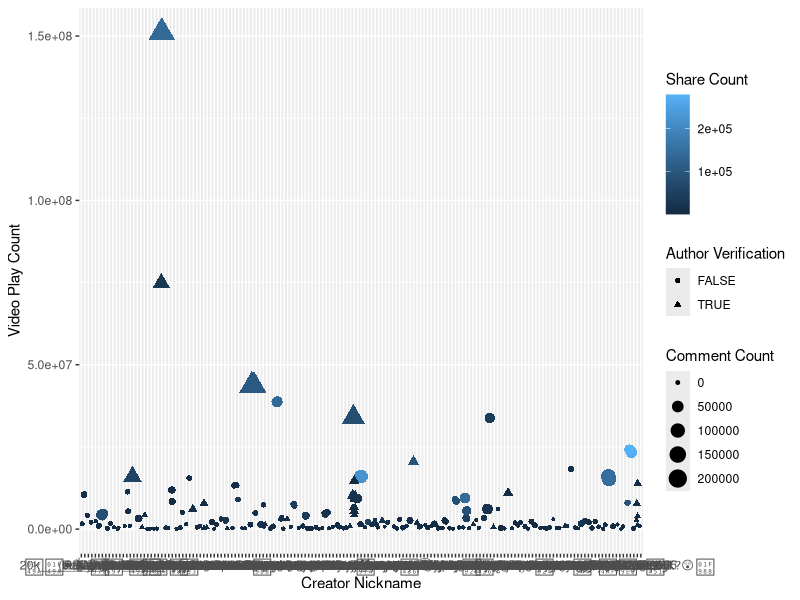
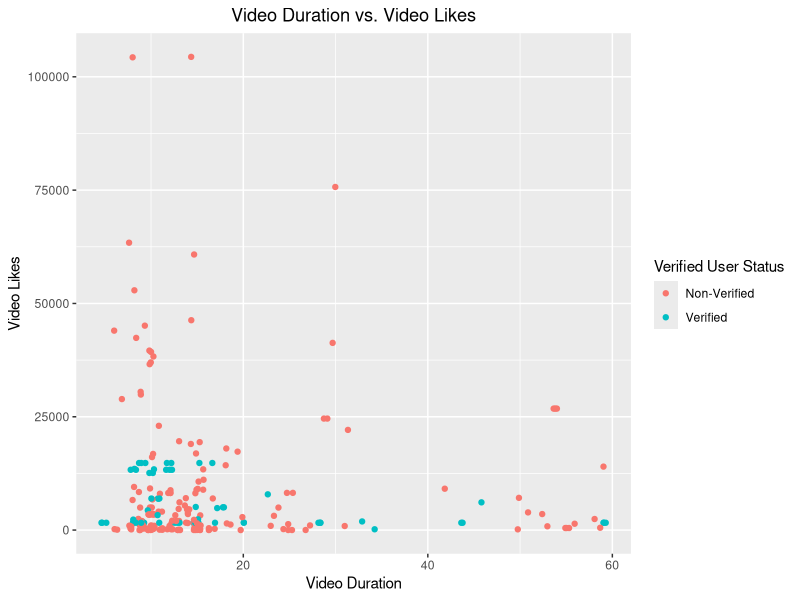
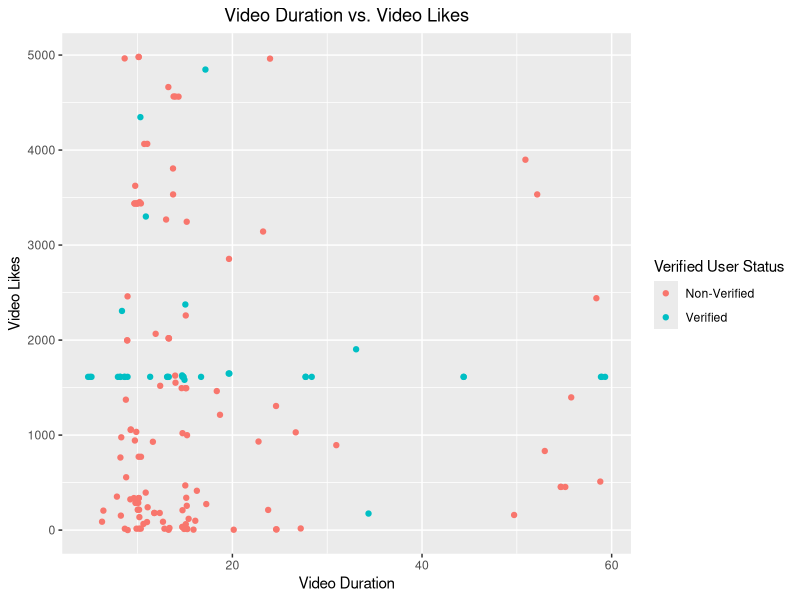

Write R code to recreate these figures, in order.
## ---- chunk 1
library(ggplot2)
library(dplyr)
library(tidyr)
library(readr)

total_trends <- read_csv("total_trends.csv")
## ---- chunk 2
ggplot(total_trends, aes(author_nickname, stats_playCount, colour=stats_shareCount, size=stats_commentCount, shape=author_verified))+geom_jitter()+xlab("Creator Nickname")+ylab("Video Play Count")+scale_colour_continuous(name="Share Count")+scale_size_continuous(name="Comment Count")+scale_shape_discrete(name="Author Verification")

## ---- chunk 3
ggplot(total_trends, aes(video_duration, authorStats_diggCount, colour=author_verified))+geom_jitter()+xlab("Video Duration")+ylab("Video Likes")+
  ggtitle("Video Duration vs. Video Likes")+theme(plot.title = element_text(hjust = 0.5))+
  scale_colour_discrete(name = "Verified User Status", labels = c("Non-Verified", "Verified"))
## ---- chunk 4
library(dplyr)
library(ggplot2)
total_trends%>%
  filter(authorStats_diggCount < 5000)%>%
  ggplot(aes(video_duration, authorStats_diggCount, colour=author_verified))+geom_jitter()+xlab("Video Duration")+ylab("Video Likes")+
  ggtitle("Video Duration vs. Video Likes")+theme(plot.title = element_text(hjust = 0.5))+
  scale_colour_discrete(name = "Verified User Status", labels = c("Non-Verified", "Verified"))
  
  
